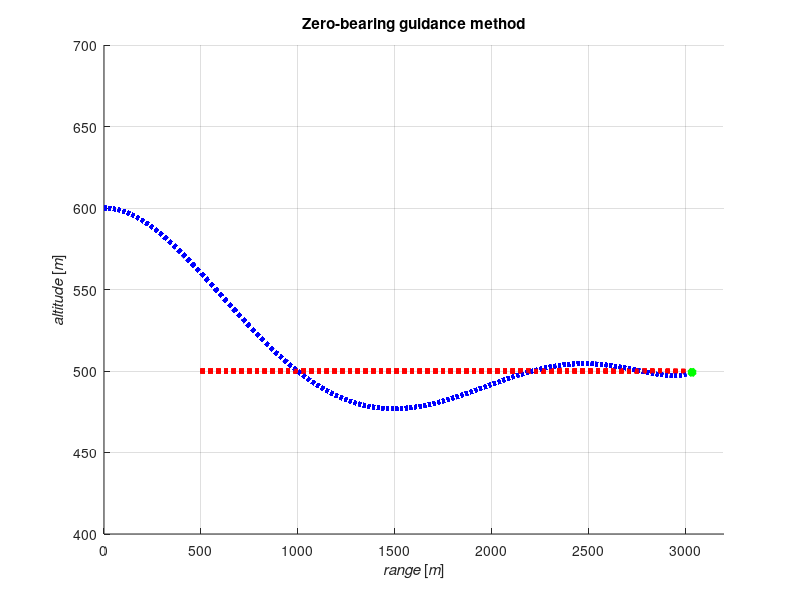

MATLAB code to generate this figure:
%==========================================================================
% Tutorial Guidance (Steering behaviors)
% Topic : Zero-bearing guidance method
% Author: M.Trifonov 
% Email: trifonov.m@yahoo.com
% Date(dd-mm-yyyy): 15-08-2020
%==========================================================================
clc;clear;close all;
% Case study, input data
m = 350; %[kg]
S = 0.3; %[m^2]
V = 600; %[m/s]
Vc = 500; %[m/s]
theta_c = deg2rad(0); %[grad]->[rad]
P = 5250; %[N]
Cya = 4; %[1/rad]
rho = 1.225; %[kg/m^3]
g = 9.81; %[m/s^2]
% Initial data
theta(1) = deg2rad(0); %[grad]->[rad]
% Vehicle#1
X(1) = 0; Y(1) = 600; %[m]
% Vehicle#2 (steering)
Xc(1) = 500; Yc(1) = 500; %[m]
% Initial distance
r(1) = sqrt((X(1)-Xc(1))^2 + (Y(1)-Yc(1))^2); %[m]
% Initial sight angle
phi(1) = atan((Y(1)-Yc(1))/(X(1)-Xc(1))); %[rad]
% Angle of attack
alpha(1) = phi(1) - theta(1);
% Input data for simulation
tk = 100; %end time, [s]
dt = 0.01; % step time, [s]
N = tk/dt; % number of iterations
% Plotting#1
figure(1);hold on
xlabel('\itrange \rm[\itm\rm]');ylabel('\italtitude \rm[\itm\rm]');
title('Zero-bearing guidance method');
% Integration ofequations using Euler's method
for i = 2:N
    % distance
    r(i) = r(i-1) + dt*(Vc*cos(phi(i-1)-theta_c)-V*cos(phi(i-1)-theta(i-1)));
    % sight angle
    phi(i) = phi(i-1) + dt*((-Vc*sin(phi(i-1)-theta_c) + V*sin(phi(i-1)-theta(i-1)))/r(i));
    % positions
    X(i) = X(i-1) + dt*(V*cos(theta(i-1)));
    Y(i) = Y(i-1) + dt*(V*sin(theta(i-1)));
    Xc(i) = Xc(i-1) + dt*(Vc*cos(theta_c));
    Yc(i) = Yc(i-1) + dt*(Vc*sin(theta_c));
    % climb angle
    theta(i) = theta(i-1) + dt*((P*sin(alpha(i-1)) + Cya*alpha(i-1)*S*0.5*rho*V^2 - m*g*cos(theta(i-1)))/(m*V));   
    % angle of attack
    alpha(i) = phi(i-1) - theta(i-1);
    % g-force, lateral load
    Ny(i) = ((V*theta(i-1))/g) + cos(theta(i-1));
    % conditional breakpoint
    D = sqrt((X(i)-Xc(i))^2 + (Y(i)-Yc(i))^2);
    if D < 1 %[m]
        break;
    end
    
    % Plotting#2    
    drawnow
    axis([0 3200 400 700])
    plot(X,Y,':b','Linewidth',3),grid on,hold on;
    plot(Xc,Yc,':r','Linewidth',3),grid on,hold on;

end
% figure(1);
% plot(X,Y,':b','Linewidth',3),grid on,hold on;
% plot(Xc,Yc,':r','Linewidth',3),grid on,hold on;
plot(X(end),Y(end),'*g','Linewidth',3),grid on,hold on;

